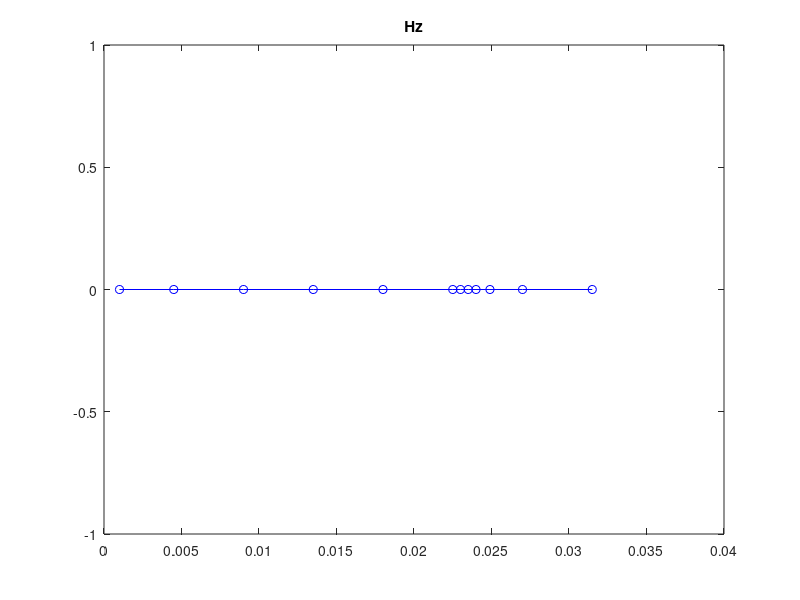
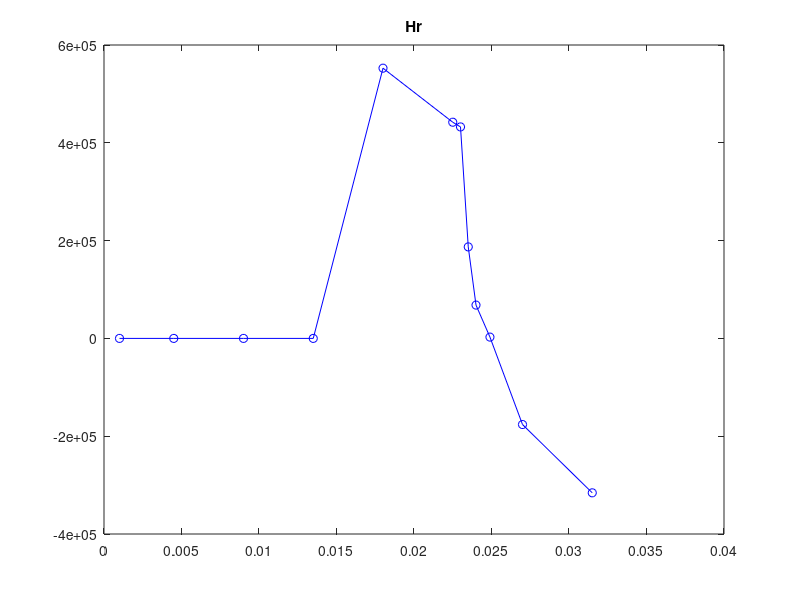

These charts were generated, in order, by the following MATLAB code:
function RadialRingMagnetFieldRepresentation

% Currently De-bugging as of 10/09/18
% - Elliptic integrals FStarCalc and PiStarCalc working properly--verified
% through Wolfram test functions.
%
% - Hz component works, not Hr yet.
%
% - Beta function seems to be correct--have reviewed it multiple times

clear
close all
clc

% Based on Ravaud 2008

%% Constants
mu0 = 4*pi*1e-7;
sigmaStar = 1;      % "surface magnetic pole density"
rin = 0.025;         % Inner radius of magnet ring
rout = 0.028;        % Outer radius of magnet ring
h = 0.003;           % Depth of magnet ring

u2 = 0.999;
u1 = -u2;

%% Looping variables
r = 0.0255;
z = 0.0015;

rValues = [0.001,0.0045,0.009,0.0135,0.018,0.0225,0.023,0.0235,0.024,0.0249,0.027,0.0315];

iterVar = 0;
for r = rValues
iterVar = iterVar + 1;
%% Azimuthal component
Htheta = 0;     % Symmetry of the ring magnet leads to no theta component

%% Axial component

% Hz = sigmaStar/(4*pi*mu0) *
% (-4*rin*KStar[4*r*rin/(r^2+rin^2-2*r*rin+z^2)]/sqrt(r^2+rin^2-2*r*rin+z^2)
% +4*rin*KStar[4*r*rin/(r^2+rin^2-2*r*rin+(z-h)^2)]/sqrt(r^2+rin^2-2*r*rin+(z-h)^2)

Hz(iterVar) = calcHz(r,z);

%% Radial component

%

Hr(iterVar) = calcHr(r,z);


end
figure(1)
plot(rValues,Hz,'bo-')
title('Hz')
figure(2)
plot(rValues,Hr,'bo-')
title('Hr')

%% FUNCTIONS

% This is the function according to the paper UNCHANGED
%     function Hz = calcHz(r,z)
%         Hz = sigmaStar/(4*pi*mu0)*(-4*rin*KStarCalc(4*r*rin/(r^2+rin^2-2*r*rin+z^2))/...
%             sqrt(r^2+rin^2-2*r*rin+z^2)+(4*rin*KStarCalc(4*r*rin/(r^2+rin^2-2*r*rin+(z-h)^2)))...
%             /sqrt(r^2+rin^2-2*r*rin+(z-h)^2)); % (21) from Ravaud 2008
%     end
% DETERMINED THAT THERE IS AN EXTRA MINUS SIGN IN THE PAPER IN KSTAR CALCS

% This is the function according to the paper with changes that correct
% what I suspect are mistakes made by the authors... namely, 1 minus
% sign inside the KStarCalc rather than 2 which cancel.
    function Hz = calcHz(r,z)
        Hz = sigmaStar/(4*pi*mu0)*(-4*rin*KStarCalc(-4*r*rin/(r^2+rin^2-2*r*rin+z^2))/...
            sqrt(r^2+rin^2-2*r*rin+z^2)+(4*rin*KStarCalc(-4*r*rin/(r^2+rin^2-2*r*rin+(z-h)^2)))...
            /sqrt(r^2+rin^2-2*r*rin+(z-h)^2)); % (21) from Ravaud 2008
    end



    function KStar = KStarCalc(m)
        KStar = FStarCalc(pi/2,m);  % (22) from Ravaud 2008
    end
        
        
        

    function FStar = FStarCalc(phi,m)
        ellipticIntegral = @(theta) 1./sqrt(1-m*sin(theta).^2);
        phi = real(phi);
        FStar = integral(ellipticIntegral,0,phi);   % (23) from Ravud 2008
    end




    function Hr = calcHr(r,z)
        Hr = sigmaStar/(2*pi*mu0)*(betaCalc(r,z,u1)-betaCalc(r,z,u2));
    end




    function beta = betaCalc(r,z,u)
        a1 = rin*r*z;
        b1 = -rin^2*z;
        c = r^2+rin^2;
        d = -2*r*rin;
        e1 = z^2;
        a2 = -rin*r*(z-h);
        b2 = rin^2*(z-h);
        e2 = (z-h)^2;
        beta = 2*1i * (1+u) * sqrt(d*(-1+u)/(c+e1+d*u)) * (-(a1*d+b1*(c+e1))) *...
            FStarCalc(1i*asinh(sqrt(-c+d-e1)/sqrt(c+e1+d*u)),(c+d+e1)/(c-d+e1))/...
            (d*sqrt(-c+d-e1)*e1*sqrt(d*(1+u)/(c+e1+d*u))*sqrt(1-u^2))+...
            0+...
            2*1i * (1+u) * sqrt(d*(-1+u)/(c+e1+d*u)) * (b1*c-a1*d) * PiStarCalc(...
            e1/(c-d+e1),1i*asinh(sqrt(-c+d+e1)/(c+e1+d*u)),(c+d+e1)/(c-d+e1))/...
            (d*sqrt(-c+d-e1)*e1*sqrt(d*(1+u)/(c+e1+d*u))*sqrt(1-u^2))+...
            0+...
            2*1i * (1+u) * sqrt(d*(-1+u)/(c+e2+d*u)) * (-(a2*d+b2*(c+e2))) * FStarCalc(...
            1i*asinh(sqrt(-c+d-e2)/sqrt(c+e2+d*u)),(c+d+e2)/(c-d+e2))/...
            (d*sqrt(-c+d-e2)*e2*sqrt(d*(1+u)/(c+e2+d*u))*sqrt(1-u^2))+...
            0+...
            2*1i * (1+u) * sqrt(d*(-1+u)/(c+e2+d*u)) * (b2*c-a2*d) * PiStarCalc(...
            e2/(c-d+e2),1i*asinh(sqrt(-c+d+e2)/(c+e2+d*u)),(c+d+e2)/(c-d+e2))/...
            (d*sqrt(-c+d-e2)*e2*sqrt(d*(1+u)/(c+e2+d*u))*sqrt(1-u^2));
        beta = real(beta);
        
    end




    function PiStar = PiStarCalc(n,phi,m)
        ellipticIntegral = @(theta) 1./((1-n*sin(theta).^2).*sqrt(1-m*sin(theta).^2));
        PiStar = integral(ellipticIntegral,0,phi);
    end









end




















